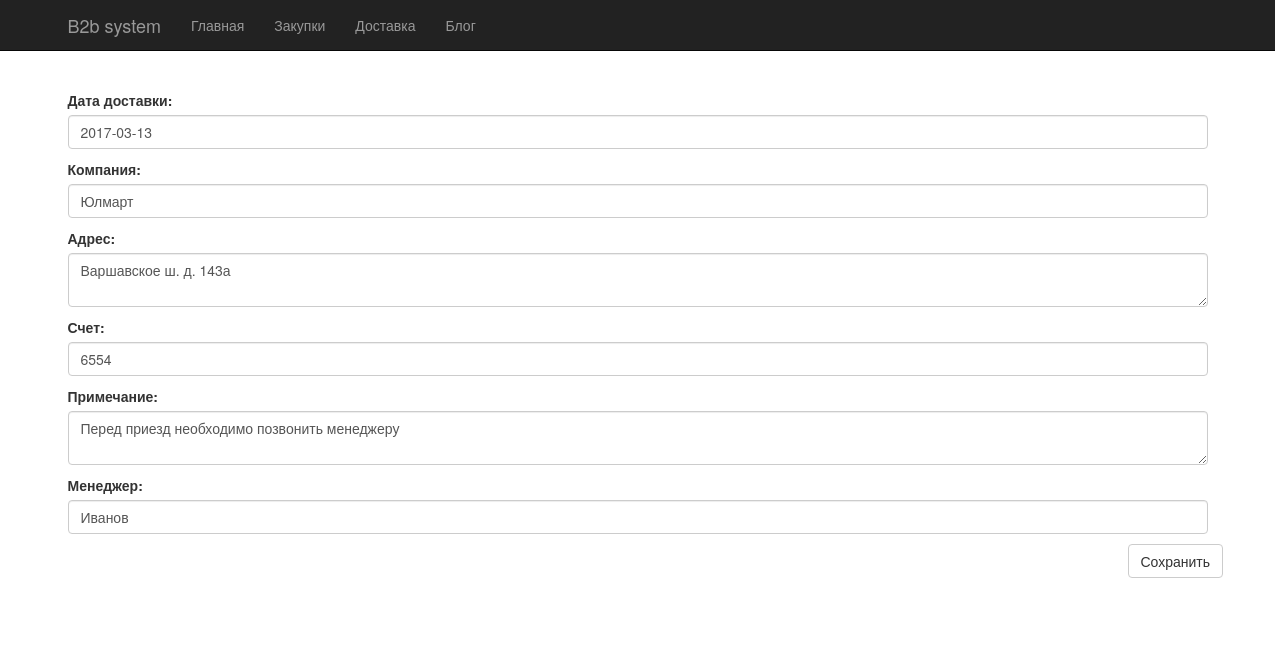
Screenshot of /dostavka/detail/1/ with the database file from the repository.
### Dostavka/models.py (models this page shows, shortened)
class Dostavka(models.Model):
	create_at = models.DateField(auto_now=True)
	data_dostavki = models.DateField(auto_now=False, verbose_name='Дата доставки')
	company =models.CharField(max_length=50, verbose_name='Компания')
	adress = models.TextField(verbose_name='Адрес')
	score = models.CharField(max_length=20, verbose_name='Счет')
	note = models.TextField(verbose_name='Примечание')
	manager = models.CharField(max_length=30, verbose_name='Менеджер')
	is_active = models.BooleanField(default=False)
	class Meta:
		verbose_name = 'Доставка'
		verbose_name_plural = 'Доставки'

### Dostavka/views.py (the view)
# urls.py: url(r'^detail/(?P<id>\d+)/$', DostavkaDetail, name='detail'),
def DostavkaDetail(request, id):
	info = Dostavka.objects.get(id = id)
	form = DostavkaForm(request.POST or None, instance=info)
	if form.is_valid():
		form.save()
		return redirect("/dostavka")
	return render(request, 'dostavka_detail.html', locals())

### Dostavka/forms.py
class DostavkaForm(forms.ModelForm):
    class Meta:
        model = Dostavka
        fields = '__all__'
        exclude = ['is_active']
        widgets = {
            'data_dostavki': forms.DateInput(attrs={'class': 'form-control', 'placeholder': 'дд.мм.гггг'}),
            'company': widgets.TextInput(attrs={'class': 'form-control'}),
            'adress': widgets.Textarea(attrs={'cols': 45, 'rows': 2, 'class': 'form-control'}),
            'score': widgets.TextInput(attrs={'class': 'form-control'}),
            'note': widgets.Textarea(attrs={'cols': 45, 'rows': 2, 'class': 'form-control'}),
            'manager': widgets.TextInput(attrs={'class': 'form-control'}),
        }

### templates/dostavka_detail.html
{% extends 'base.html' %}
{% block dostavka_detail %}
<div class="container starter-template">
        <form action="" method="post">{% csrf_token %}
            <div>
                {{ form.as_p }}
            </div>
                <div class="col-lg-2 col-lg-offset-11">
                    <button type="submit" class="btn btn-default">Сохранить</button>
                </div>
        </form>
    </div>
{% endblock %}

### static/style.css (style rules this page uses)
body { padding-top: 50px; }
.starter-template { padding: 40px 15px; }

### rows the page displays
Dostavka: data_dostavki "2017-03-13", company "Юлмарт", adress "Варшавское ш. д. 143а", score "6554", note "Перед приезд необходимо позвонить менеджеру", manager "Иванов"
